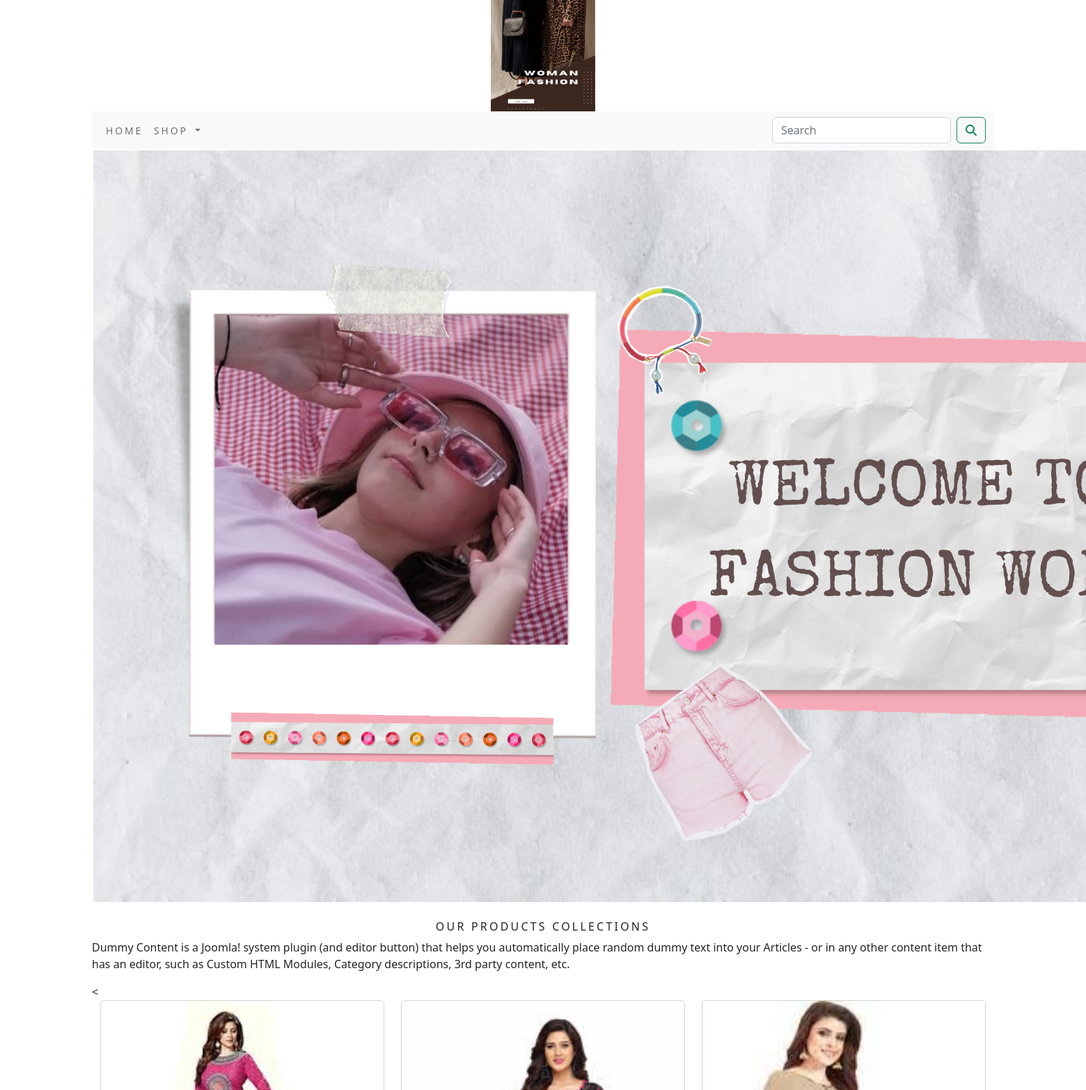
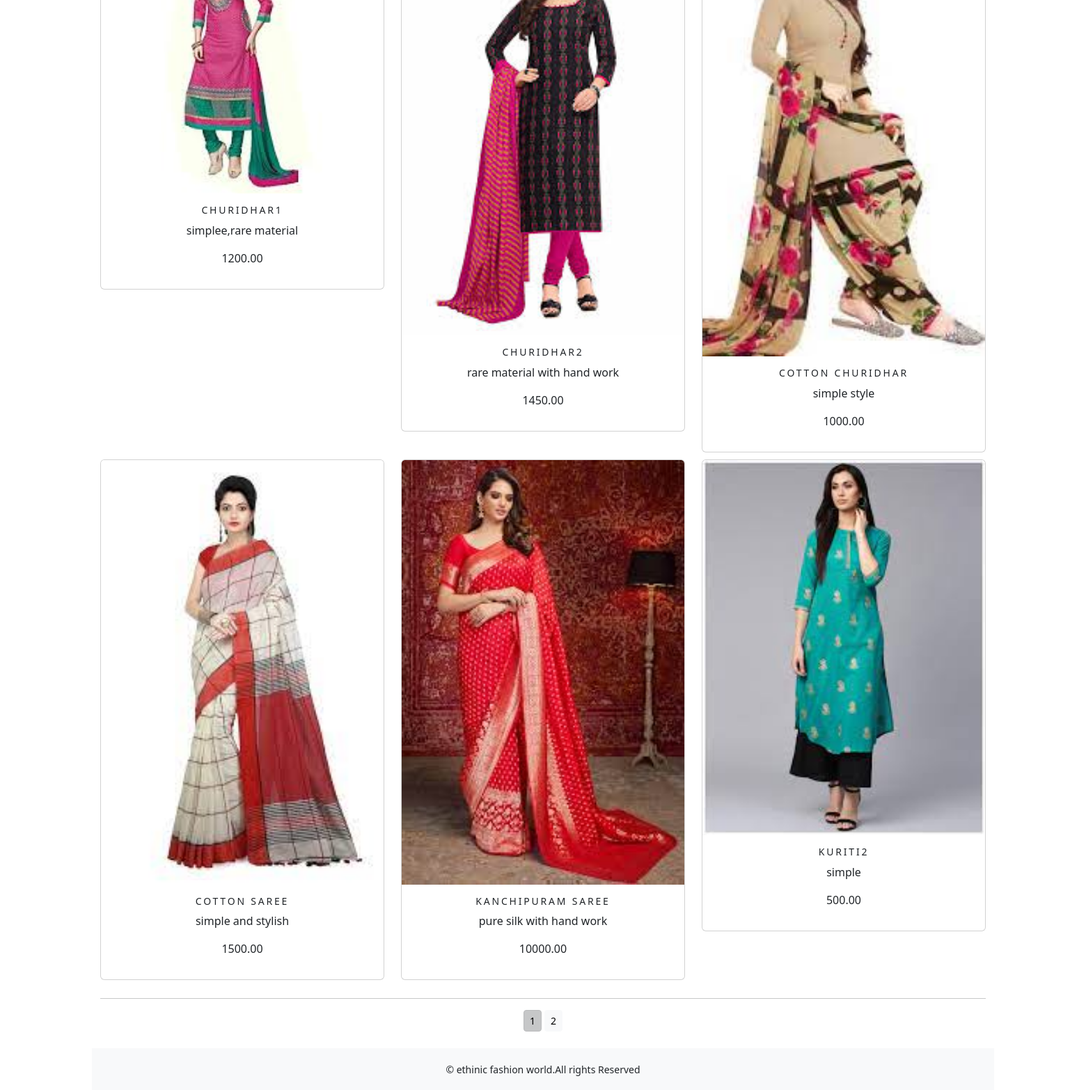
The app's page /ecommerceapp/ with its own data (2 pictures, top to bottom).
### ecommerceapp/models.py (models this page shows, shortened)
class Product(models.Model):
    name=models.CharField(max_length=250,unique=True)
    slug=models.SlugField(max_length=250,unique=True)
    description=models.TextField(blank=True)
    price=models.DecimalField(max_digits=100,decimal_places=2)
    category=models.ForeignKey(Category, on_delete=models.CASCADE)
    img=models.ImageField(upload_to='product',blank=True)
    stock=models.IntegerField()
    available=models.BooleanField(default=True)
    created=models.DateTimeField(auto_now_add=True)
    updated=models.DateTimeField(auto_now=True)
    def get_url(self):
        return reverse('ecommerceapp:prodCatDetail',args=[self.category.slug,self.slug])
    class Meta:
        ordering = ('name',)
        verbose_name = 'product'
        verbose_name_plural = 'products'

### ecommerceapp/views.py (the view)
# urls.py: path('',views.allProdCat,name='allProdCat'),
def allProdCat(request,c_slug=None):
    c_page=None
    products_list=None
    if c_slug!=None:
        c_page=get_object_or_404(Category,slug=c_slug)
        products_list=Product.objects.all().filter(category=c_page,available=True)
    else:
        products_list=Product.objects.all().filter(available=True)
    paginator=Paginator(products_list,6)
    try:
        page=int(request.GET.get('page','1'))
    except:
        page=1
    try:
        products=paginator.page(page)
    except (EmptyPage,InvalidPage):
        products=paginator.page(paginator.num_pages)
    return render(request,'category.html',{'category':c_page,'products':products})

### cart/context_processors.py (called while the page is built)
def counter(request):
    item_count=0
    if 'admin' in request.path:
        return {}
    else:
        try:
            cart=Cart.objects.filter(cart_id=_cart_id(request))
            car_items=CartItem.objects.all().filter(cart=cart[:1])
            for cart_item in car_items:
                item_count += cart_item.quantity
        except Cart.DoesNotExist:
            item_count=0
    return dict(item_count=item_count)

### cart/views.py (called while the page is built)
def _cart_id(request):
    cart=request.session.session_key
    if not cart:
        cart=request.session.create()
    return cart

### ecommerceapp/context_processors.py (called while the page is built)
def menu_links(request):
    links=Category.objects.all()
    return dict(links=links)

### ecommerceapp/models.py (called while the page is built)
    def get_url(self):
        return reverse('ecommerceapp:product_by_category',args=[self.slug])

### templates/category.html (shortened to what this page needs)
{% extends 'base.html' %}
{% load static %}
{% block content %}
<div class="mx_auto">
    {% if category %}
        <img class="my-image"src="{{category.img.url}}" alt="{{category.name}}">
</div>
        <br>
<div>
        <h1 class="text-center my_title "> {{category.name}}</h1>
        <p class="text-justify">{{category.description}}</p>
</div>
      {% else %}
<div>
<img class="my_image  my_image_padding" src="{% static 'img/banner.png' %}" alt="our products">
</div>
<br>
<div>
    <h1 class="text-center my_title"> Our Products Collections </h1>
     <p class="text-justify">Dummy Content is a Joomla! system plugin (and editor button) that helps you automatically place random dummy text into your Articles - or in any other content item that has an editor, such as Custom HTML Modules, Category descriptions, 3rd party content, etc. </p>
<</div>
    {% endif %}
<div class="container">
    <div class="row mx_auto">
        {% for product in products.object_list %}
        <div class="my_bottom_margin col-9 col-sm-12 col-md-4  xol-lg-4 ">
            <div class="card text-center style=min-width:18rem;">
                <a href=" {{product.get_url}}"><img class="card-img-top my_image"src="{{product.img.url}}" alt="{{product.name}}"></a>
                <div class="card-body">
                    <h4>{{product.name}}</h4>
                    <p>{{product.description}}</p>
                    <p>{{product.price}}</p>
                </div>
            </div>
        </div>
        {% endfor %}
    </div>
    <div class="mx_auto">
        {% if products.paginator.num_pages > 1 %}
        <hr>
        <div class="text-center">
            {%  for pg in products.paginator.page_range %}
              <a href="?page={{pg}}" class="btn btn-light btn-sm {% if products.number == pg %} active {%  endif %}">{{pg}}</a>
            {% endfor %}
        </div>
        {% endif %}
    </div>
    <br>
</div>
{% endblock %}

### templates/base.html (shortened to what this page needs)
{% load static %}
<!DOCTYPE html>
<html lang="en">
<head>
    <link rel="stylesheet" href="{% static 'css/custom.css' %}">
    <link href="{% static 'css/bootstrap.min.css' %}" rel="stylesheet" >
</head>
<body>
<div class="container" >
{% include 'header.html' %}
{% include 'nav.html' %}
{% block content %}
{% endblock  %}
</div>
{% include 'footer.html' %}
</body>
</html>

### templates/header.html
{% load static %}
<header>
    <center>
        <a href="{%url 'ecommerceapp:allProdCat' %}"></a><img src="{% static 'img/logo.png' %}"  alt="logimage" width="150px;"  height="160px;">
    </center>
</header>

### templates/nav.html (shortened to what this page needs)
<nav class="navbar navbar-expand-lg bg-light">
  <div class="container-fluid">
    <div class="collapse navbar-collapse" id="navbarSupportedContent">
      <ul class="navbar-nav me-auto mb-2 mb-lg-0">
        <li class="nav-item">
          <a class="nav-link" href="#">Home</a>
        </li>
        <li class="nav-item dropdown {% if 'ecommerceapp' in request.path %} active {% endif %}">
          <a class="nav-link dropdown-toggle" href="#" role="button" data-bs-toggle="dropdown" aria-expanded="false">
            Shop
          </a>
        </li>
      </ul>
      <form class="d-flex" action="{% url 'search_app:SearchResult' %}" method="get">
        <input class="form-control me-2" type="search" name="q" placeholder="Search" aria-label="Search">
        <button class="btn btn-outline-success" type="submit"><i class="fa fa-search"></i></button>
      </form>
    </div>
  </div>
</nav>

### templates/footer.html
<div class="footer-navbar-fixed-bottom my_footer">
    <p class="text-center">&copy; ethinic fashion world.All rights Reserved</p>
</div>

### static/css/custom.css (style rules this page uses)
body { font-family: 'Roboto', sans-serif; }
.nav-item { letter-spacing : .2em; font-size: 14px; text-transform:uppercase; }
.my_footer { background-color:#f8f9fa; height:60px; }
.my_footer { padding-top:20px; font-size:14px; }
.my_image { width=100%; height=500%; }
.my_title { font-size:16px; text-transform:uppercase; letter-spacing:.2em; }
.my_image_padding { padding:2px; }
.my_bottom_margin { margin-bottom:10px; }
.card-body h4 { font-size:14px; text-transform:uppercase; letter-spacing:.2em; }

### records on screen
Product: img (picture), name "CHURIDHAR1", description "simplee,rare material", price "1200.00"
Product: img (picture), name "CHURIDHAR2", description "rare material with hand work", price "1450.00"
Product: img (picture), name "COTTON CHURIDHAR", description "simple style", price "1000.00"
Product: img (picture), name "COTTON SAREE", description "simple and stylish", price "1500.00"
Product: img (picture), name "KANCHIPURAM SAREE", description "pure silk with hand work", price "10000.00"
Product: img (picture), name "KURITI2", description "simple", price "500.00"

### other values on screen
{{ pg }} "1" "2"
